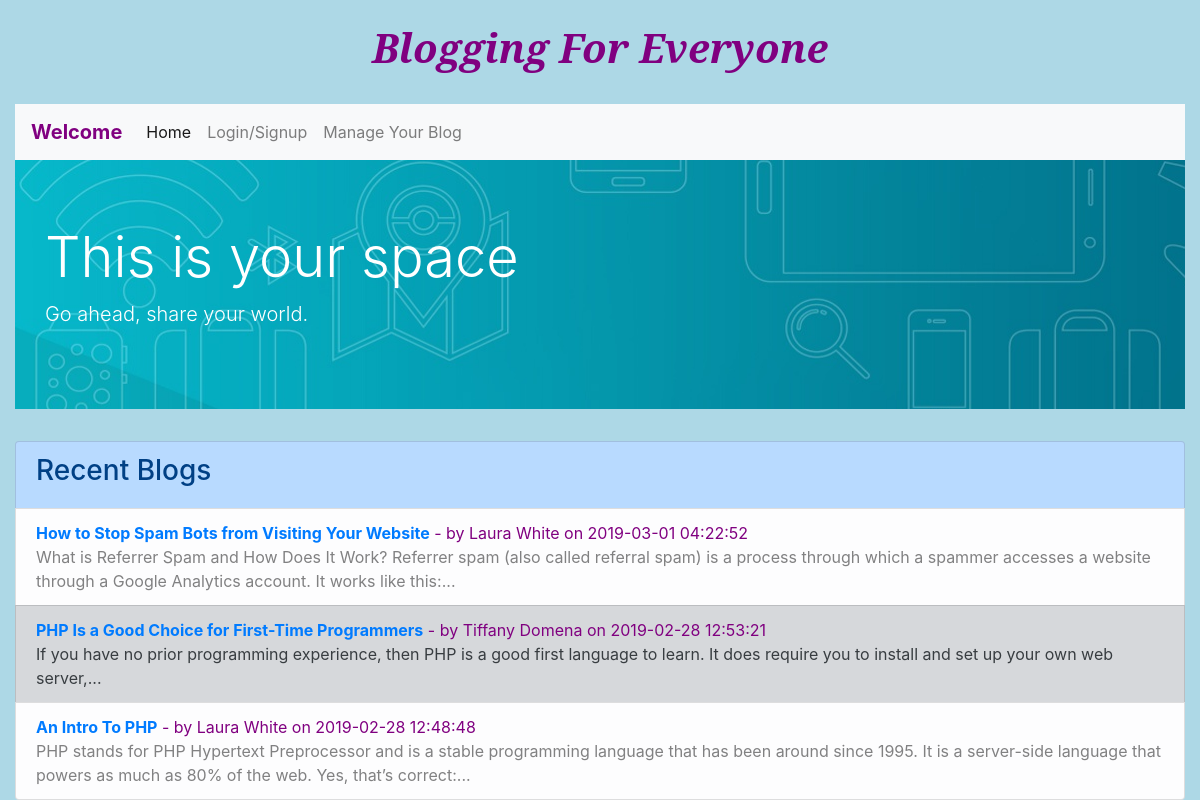
Page /RaniumTask2/index.php on the committed database.
### tables this page shows
CREATE TABLE `blog_posts` (
  `email` varchar(50) NOT NULL,
  `id` int(20) NOT NULL,
  `title` varchar(100) NOT NULL,
  `author` varchar(100) NOT NULL,
  `content` varchar(50000) NOT NULL,
  `intro` varchar(200) NOT NULL,
  `date` timestamp NOT NULL DEFAULT CURRENT_TIMESTAMP,
  `category` varchar(50) NOT NULL
);

### RaniumTask2/index.php (the view, shortened to what this page needs)
<!DOCTYPE html>
<html>
<head>
  <link rel="stylesheet" href="css/bootstrap.css"  type="text/css"/>
  <link rel="stylesheet" href="css/style.css"  type="text/css"/>
</head>
<body>
  <div class="container-fluid">
    <br/>
    <h1 id="home" style="font-family: 'Noto Serif', serif; font-weight:bold; font-style:italic; "> Blogging For Everyone </h1> <br/>
    <nav class="navbar navbar-expand-lg navbar-light bg-light">
      <a class="navbar-brand" id="home">Welcome</a>
      <div class="collapse navbar-collapse" id="navbarNavAltMarkup">
        <div class="navbar-nav">
          <a class="nav-item nav-link active" href="#">Home <span class="sr-only">(current)</span></a>
          <a class="nav-item nav-link" href="#">Login/Signup</a>
          <a class="nav-item nav-link" href="manageblog.php">Manage Your Blog</a>
        </div>
      </div>
    </nav>
    <div class="jumbotron jumbotron-fluid"  style="background-image: url('images/blog-header-1280.jpg');">
      <div class="container" style="color:white;">
        <h1 class="display-4">This is your space</h1>
        <p class="lead">Go ahead, share your world.</p>
      </div>
    </div>
    <?php
      $conn = mysqli_connect("localhost", "root", "", "ranium");
      $q = "select * from blog_posts order by id desc";
      $res = mysqli_query($conn, $q);
    ?>
    <div class="list-group">
      <a href="#" class="list-group-item list-group-item-action list-group-item-primary"><h3>Recent Blogs</h3></a>
      <?php
      $colorchanger = "light";
      $alternator = 1;
      while ($row = mysqli_fetch_array($res)) {
      echo '<p href="#" class="list-group-item list-group-item-action list-group-item-',$colorchanger,' ">
        <b><a class="notextdecor" href="readpost.php?id=',$row["id"],' "> '.$row["title"].'</a></b>
        <span style="color:purple;"> - by '.$row["author"].' on '.$row["date"].'</span><br/>'. $row["intro"].'...</p>';
        $alternator++;
        if ($alternator % 2 == 0 )
          $colorchanger = "secondary";
        else $colorchanger = "light";
      } ?>
    </div>
  </div>
</body>
</html>

### RaniumTask2/index.php (style rules this page uses)
.container-fluid { background-color: lightblue; }
#home { text-align:center; color: purple; font-weight: bold; }
.notextdecor { text-decoration: none; }

### rows in the picture
blog_posts: title "How to Stop Spam Bots from Visiting Your Website", author "Laura White", date "2019-03-01 04:22:52", intro "What is Referrer Spam and How Does It Work? Referrer spam (also called referral spam) is a process through which a spammer accesses a website through a Google Analytics account. It works like this:"
blog_posts: title "PHP Is a Good Choice for First-Time Programmers", author "Tiffany Domena", date "2019-02-28 12:53:21", intro "If you have no prior programming experience, then PHP is a good first language to learn. It does require you to install and set up your own web server,"
blog_posts: title "An Intro To PHP", author "Laura White", date "2019-02-28 12:48:48", intro "PHP stands for PHP Hypertext Preprocessor and is a stable programming language that has been around since 1995. It is a server-side language that powers as much as 80% of the web. Yes, that’s correct:"
